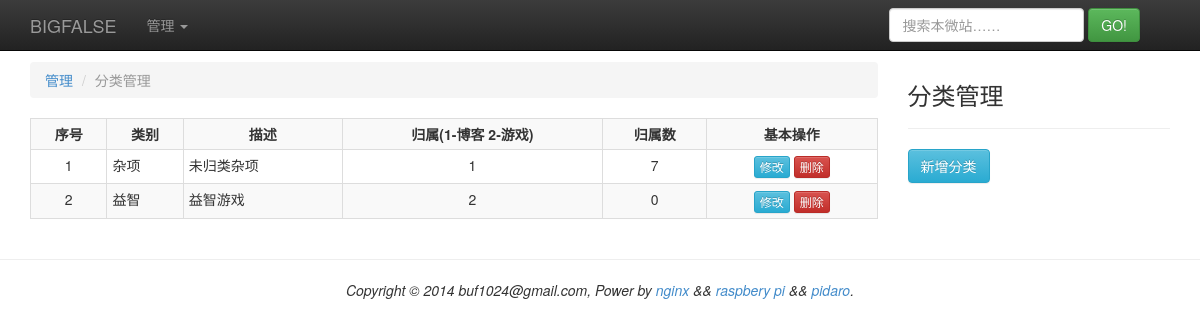
The app's page /manage/catalog (signed in), older data.
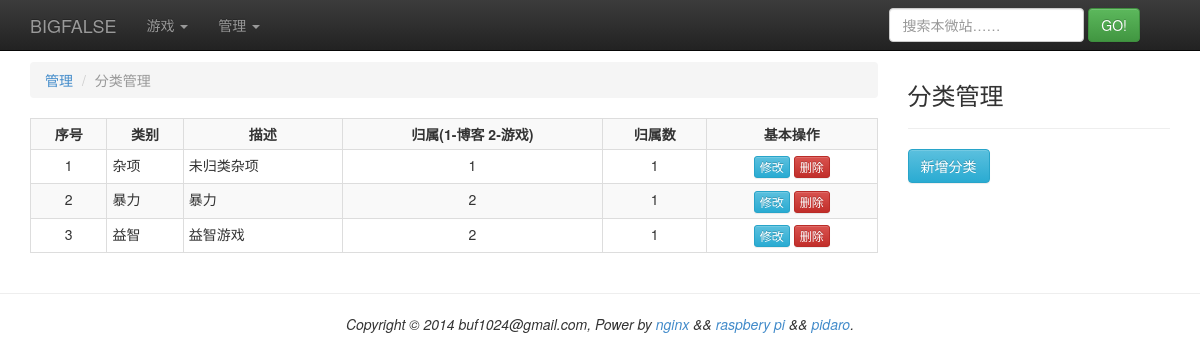
The same page, newer data.
### tinylog/models.py (models this page shows, shortened)
class Catalog(models.Model):
    name = models.CharField(max_length = 64)
    desc = models.CharField(max_length = 512, null=True)
    type = models.IntegerField()
    create_time = models.DateTimeField()
    update_time = models.DateTimeField()

### tinylog/views.py (the view)
# urls.py: url(r'^manage/catalog$', 'tinylog.views.mngcatalog'),
def mngcatalog(req):
    r = try_redirect(req)
    if r != None:
        return r
    settings = get_settings()
    setting = settings['setting']
    d = {}
    d['extral_block'] = get_mngcatalog_extral_block()
    d['header_block'] = get_header_block(setting.title + u' : 分类管理',
                                              extjs = ['/js/mngcatalog.js'])
    d['nav_block'] = get_nav_block(req)
    d['content_block'] = get_mngcatalog_block()
    d['footer_block'] = get_footer_block()
    t = get_template('general.html')
    c = Context(d)
    h = t.render(c)
    return HttpResponse(h)

### tinylog/util.py (called while the page is built, shortened)
def get_settings(is_force = False):
    global _g_last_time
    global _g_read_interval
    now = int(time())
    diff = now - _g_last_time
    return _g_settings

def get_header_block(webtitle, extjs = None, extcss = None):
    settings = get_settings()
    d = {}
    d['webtitle'] = webtitle
    d['mstdjss'] = settings['stdjss']
    d['mstdcss'] = settings['stdcss']
    d['mextjs'] = extjs
    d['mextcss'] = extcss
    t = get_template('header.html')
    c = Context(d)
    h = t.render(c)
    return h

def get_nav_block(req):
    settings = get_settings()
    setting = settings['setting']
    games = settings['games']
    d = {}
    d['brand'] = setting.brand
    d['games'] = games
    d['admin'] = is_admin(req)
    t = get_template('nav.html')
    c = Context(d)
    h = t.render(c)
    return h

def get_footer_block():
    settings = get_settings()
    setting = settings['setting']
    d = {}
    d['copy_info'] = setting.copy_info
    t = get_template('footer.html')
    c = Context(d)
    h = t.render(c)
    return h

def is_admin(req):
    return req.user.is_authenticated()

### template/nav.html (shortened to what this page needs)
<div class="navbar navbar-inverse navbar-fixed-top" role="navigation">
  <div class="container">
    <div class="navbar-header">
      <a class="navbar-brand" href="/">{{ brand }}</a>
    </div>
    <div class="navbar-collapse collapse">
      <ul class="nav navbar-nav">
        {% if games %}
        <li class="dropdown">
          <a class="dropdown-toggle" data-toggle="dropdown" href="#">
            游戏 <span class="caret"></span>
          </a>
        </li>
        {% endif %}
        {% if admin %}
        <li class="dropdown">
          <a class="dropdown-toggle" data-toggle="dropdown" href="#">
            管理 <span class="caret"></span>
          </a>
        </li>
        {% else %}
        <li><a href="/manage/admin">管理</a></li>
        {% endif %}
      </ul>
      <form class="navbar-form navbar-right" role="search" method="get" action="/search">
        <div class="form-group">
          <input type="text" id="search_text" class="form-control" name="navq" placeholder="搜索本微站……">
        </div>
        <button type="submit" id="search_go" class="btn btn-success">GO!</button>
      </form>
    </div>
  </div>
</div>

### template/mngcatalog.html
<div class="col-md-9">
<ol class="breadcrumb">
  <li><a href="#">管理</a></li>
  <li class="active">分类管理</li>
</ol>
<table class="table table-hover table-bordered table-striped table-condensed">
  <tbody>
  <tr>
    <th class="text-center-align">序号</th>
    <th class="text-center-align">类别</th>
    <th class="text-center-align">描述</th>
    <th class="text-center-align">归属(1-博客 2-游戏)</th>
    <th class="text-center-align">归属数</th>
    <th class="text-center-align">基本操作</th>
  </tr>
  {% for catalog in catalogs %}
  <tr>
    <td class="text-center-align">{{ forloop.counter }}</td>
    <td>{{ catalog.catalog.name }}</td>
    <td>{{ catalog.catalog.desc }}</td>
    <td class="text-center-align">{{ catalog.catalog.type }}</td>
    <td class="text-center-align">{{ catalog.passage_count }}</td>
    <td class="text-center-align">
      <button class="btn btn-xs btn-info" data="{{ catalog.catalog.id }}" count="{{ catalog.passage_count }}" id="mngcatalog_modify_{{ catalog.catalog.id }}">修改</button>
      <button class="btn btn-xs btn-danger" data="{{ catalog.catalog.id }}" count="{{ catalog.passage_count }}" id="mngcatalog_delete_{{ catalog.catalog.id }}">删除</button>
    </td>
  </tr>
  {% endfor %}
  </tbody>
</table>
</div>
<div class="col-md-3">
  <div class="bulletin">
    <h3>分类管理</h3><hr>
    <p>
      <button class="btn btn-info" id="mngcatalog_new_catalog">新增分类</button>
    </p>
  </div>
</div>

Row changes from the older to the newer data that the page shows:
computed for Catalog "杂项": passage_count "7" → "1"
added Catalog: catalog.name "暴力", catalog.desc "暴力", catalog.type "2", passage_count "1"
computed for Catalog "益智": passage_count "0" → "1"
Text that changed along with them:
text now shown: "游戏"
